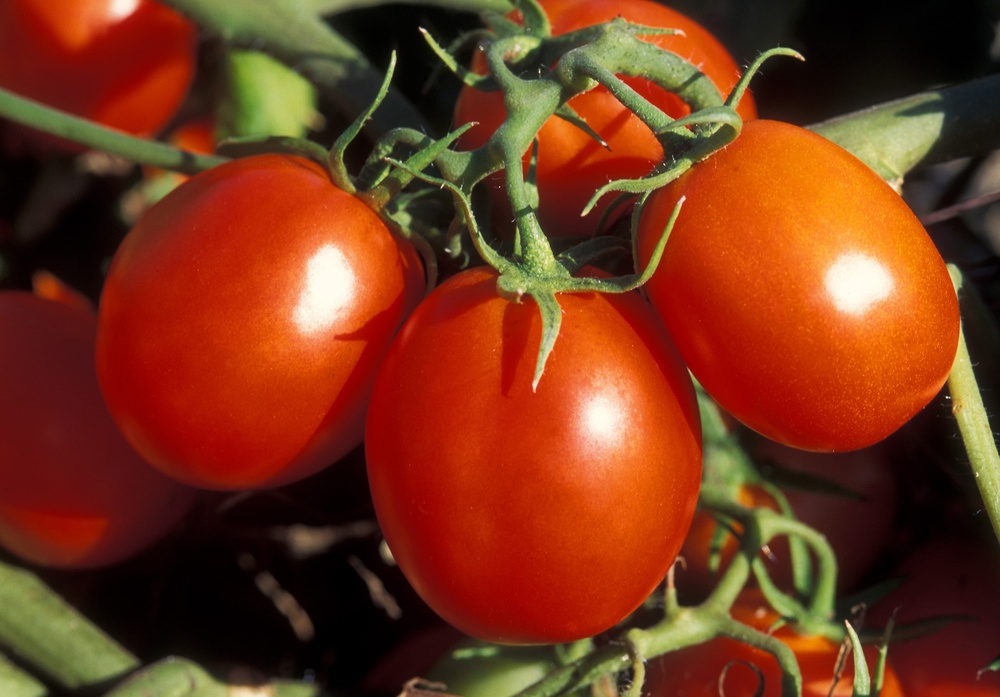
#> input picture img/tomato.jpg, 1000 x 697 px, shrunk from 2700 x 1882 before the run
$ jupyter execute Padding.ipynb
#> lines starting #> are read from the running program, lines starting #| are printed output that depends on the picture
[cell 1]
import cv2
import numpy as np

[cell 2]
img = cv2.imread("img/tomato.jpg")
#> img is the input picture: shape (697, 1000, 3); mean B, G, R 26.7, 54.6, 118.9

[cell 3]
output = cv2.copyMakeBorder(img,2,2,2,2,cv2.BORDER_CONSTANT)
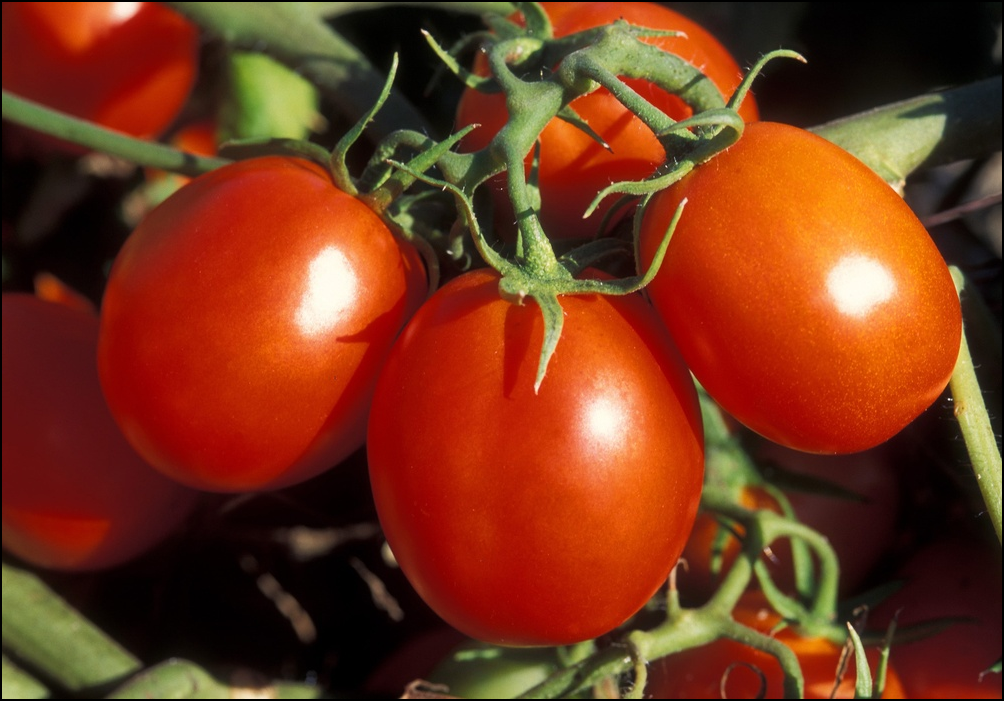
#> output: shape (701, 1004, 3); mean B, G, R 26.4, 54.1, 117.8


$ run again, with img/lion.jpg copied over img/tomato.jpg
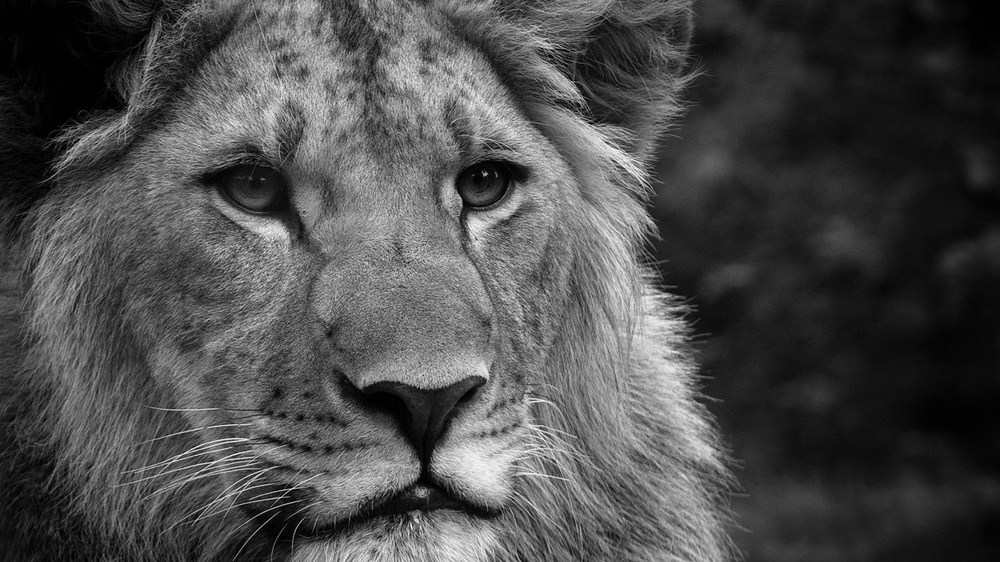
#> input picture img/lion.jpg, 1000 x 562 px, shrunk from 1920 x 1080 before the run
#> img is the input picture: shape (562, 1000, 3); min 0, max 255, mean 76
#> `output = cv2.copyMakeBorder(img,2,2,2,2,cv2.BORDER_CONSTANT)`:
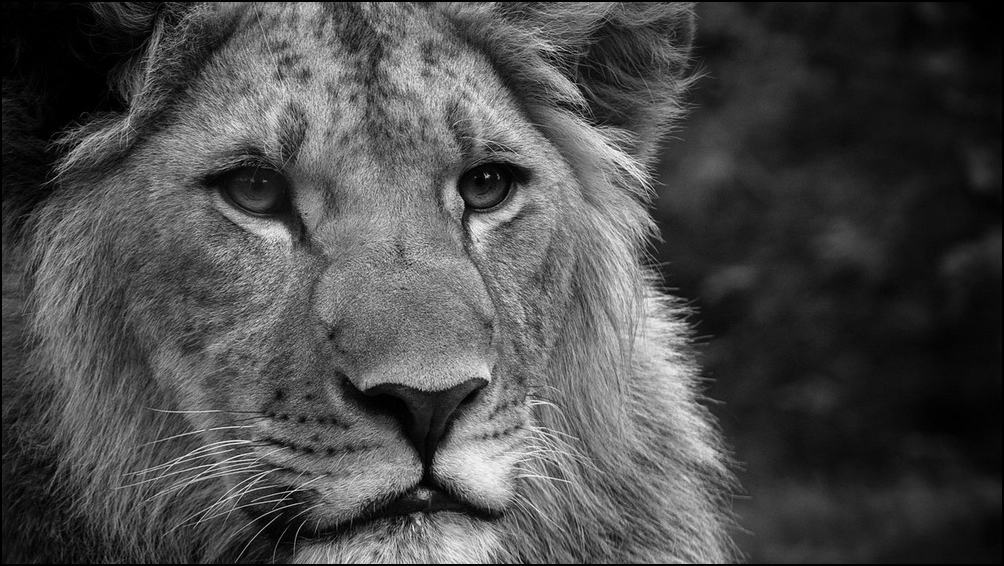
#> output: shape (566, 1004, 3); min 0, max 255, mean 75.1

$ run again, with img/sample1.jpg copied over img/tomato.jpg
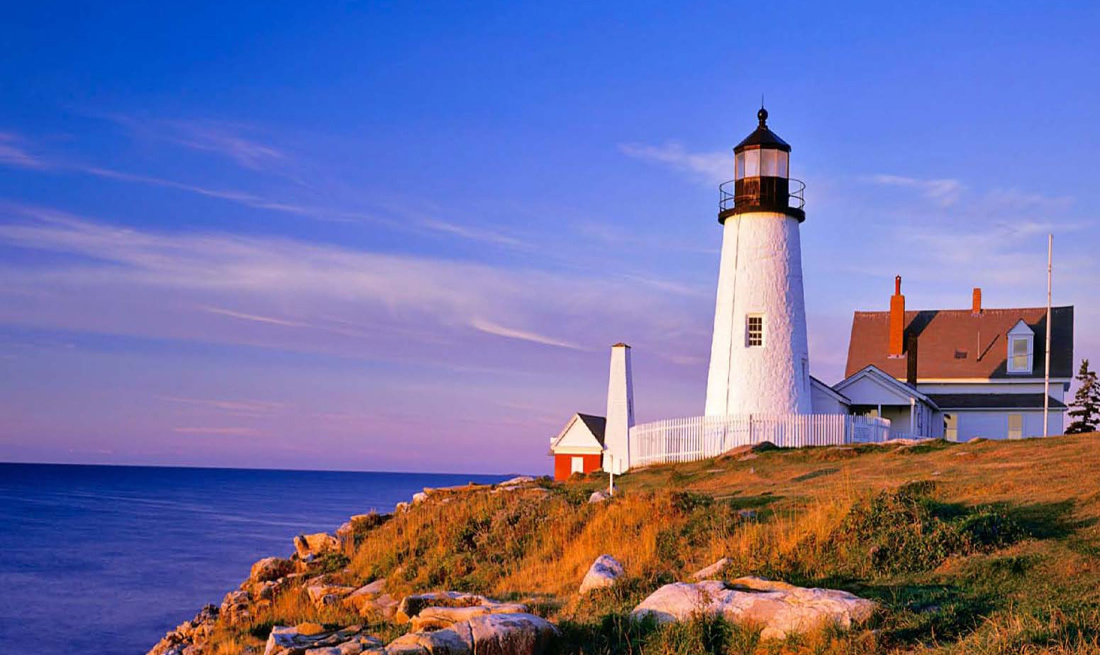
#> input picture img/sample1.jpg, 1100 x 655 px
#> img is the input picture: shape (655, 1100, 3); mean B, G, R 162.4, 111.7, 113
#> `output = cv2.copyMakeBorder(img,2,2,2,2,cv2.BORDER_CONSTANT)`:
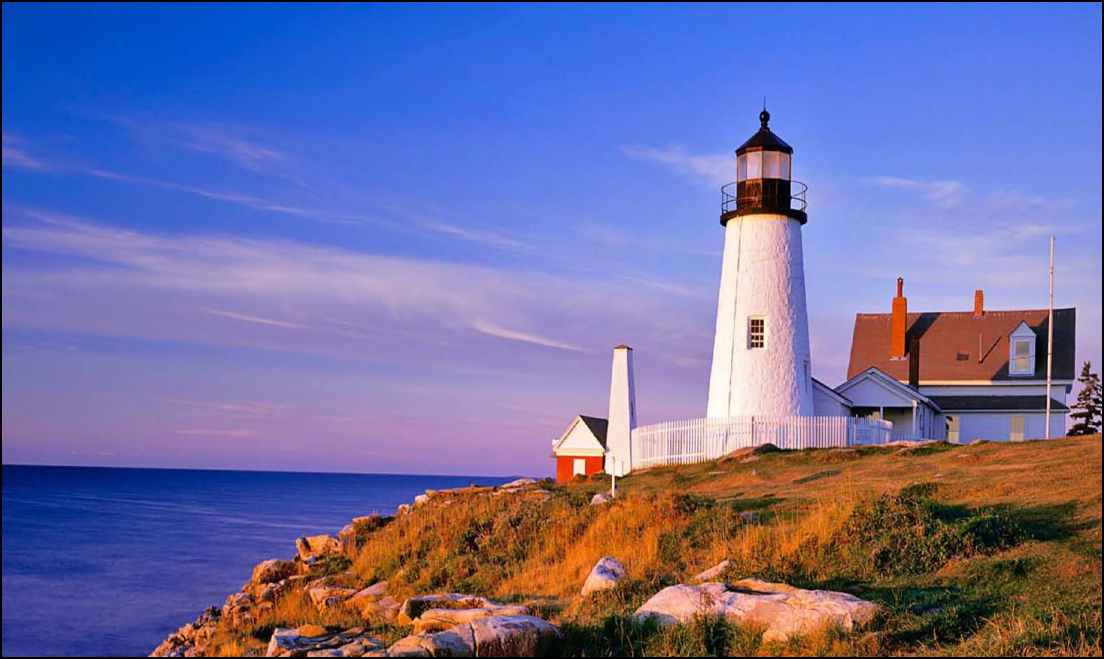
#> output: shape (659, 1104, 3); mean B, G, R 160.8, 110.6, 111.9
